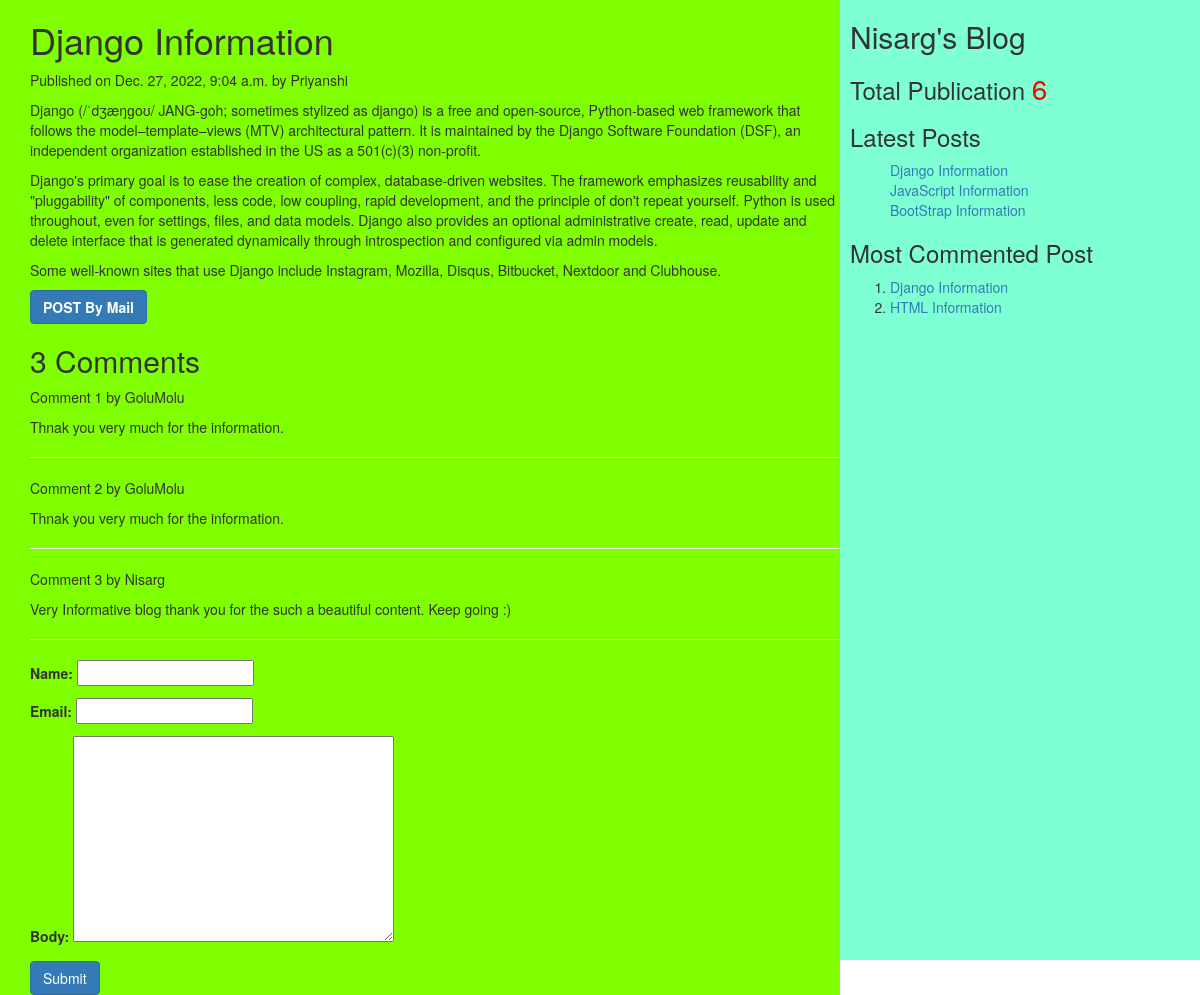
The app's page /2022/12/27/django-information/ with its own data.
### myApp/models.py (models this page shows, shortened)
class Post(models.Model):
    tags = TaggableManager()
    STATUS_CHOICE = (('draft','Draft'),('published','Published'))
    title = models.CharField(max_length=400)
    slug = models.SlugField(max_length=50, unique_for_date='publish')
    author = models.ForeignKey(User,related_name='blog_posts',on_delete=models.CASCADE)
    body = models.TextField()
    publish = models.DateTimeField(default=timezone.now)
    created = models.DateTimeField(auto_now_add=True)
    updated = models.DateTimeField(auto_now=True)
    status = models.CharField(max_length=20,choices=STATUS_CHOICE,default='draft')
    objects = CustomManager()
    class Meta:
        ordering = ('-publish',)
    def get_absolute_url(self):
        return reverse('post_detail', args=[self.publish.year,self.publish.strftime('%m'),self.publish.strftime('%d'),self.slug])

class Comment(models.Model):
    post = models.ForeignKey(Post,related_name="comments",on_delete=models.CASCADE)
    name = models.CharField(max_length=50)
    email = models.EmailField()
    body = models.TextField()
    created = models.DateTimeField(auto_now_add=True)
    updated = models.DateTimeField(auto_now=True)
    active = models.BooleanField(default=True)
    class Meta:
        ordering = ('created',)

### myApp/views.py (the view, shortened to what this page needs)
# urls.py: url(r'(?P<year>\d{4})/(?P<month>\d{2})/(?P<day>\d{2})/(?P<post>[-\w]+)/$', views.post_detail_view, name='post_detail'),
def post_detail_view(request,year,month,day,post):
    post = get_object_or_404(Post,slug=post,publish__year=year,publish__month=month,publish__day=day)
    comments = post.comments.filter(active = True)
    csubmit = False
    form = CommentForm()
    d = {'post' : post, 'form' : form, 'csubmit' : csubmit, 'comments' : comments}
    return render(request, 'myApp/post_detail.html',d)

### myApp/forms.py
class CommentForm(forms.ModelForm):
    class Meta:
        model=Comment
        fields=('name','email','body')

### myApp/models.py (called while the page is built)
    def get_queryset(self):
        return super().get_queryset().filter(status='published')

### myApp/templatetags/mytags.py (called while the page is built)
@register.simple_tag # using register variable we are accessing simple_tag
def total_posts():
    return Post.objects.count() # return total no. of posts

@register.inclusion_tag('myApp/latest_post.html')
def show_latest_posts(count = 3):
    latest_posts = Post.objects.order_by('-publish')[:count] #collect the posts based on latest published date wrt specified count
    return {'latest_posts' : latest_posts}

@register.simple_tag
def get_most_commented_posts(count = 2):
    return Post.objects.annotate(total_comments = Count('comments')).order_by('-total_comments')[:count]

### templates/myApp/post_detail.html (shortened to what this page needs)
<!DOCTYPE html>
<html lang="en">
    {% extends 'myApp/parent.html' %}
    {% block content_block %}
    <h1>{{post.title}}</h1>
    <p>Published on {{post.publish}} by {{post.author|title}}</p>
    {{post.body|linebreaks}}
    <a href="/{{post.id}}/share" class="btn btn-primary"> <b>POST By Mail</b></a>
    {% with comments.count as comments_count %}
    <h2>{{comments_count}} Comment{{comments_count|pluralize}} </h2>
    {% endwith %}
    {% if comments %}
    {% for c in comments %}
    <p>Comment {{forloop.counter}} by {{c.name}}</p>
    <div> {{c.body|linebreaks}} </div>
    <hr>
    {% endfor %}
    {% else %}
    <p style="color: navy; font-size: 30px; font-style: italic; border-bottom: 2px solid red;">There are no comments </p>
    {% endif %}
    {% if csubmit %}
    <h2>Thank you...Your comment has been added successfully!!!</h2>
    {% else %}
    <form method="post">
        {{form.as_p}}
        <input type="submit" class="btn btn-primary" value="Submit">
    </form>
    {% endif %}
    {% endblock %}

### templates/myApp/parent.html (shortened to what this page needs)
<!DOCTYPE html>
<html lang="en">
    {% load mytags %}
<head>
    <link rel="stylesheet" href="https://cdn.jsdelivr.net/npm/bootstrap@3.3.7/dist/css/bootstrap.min.css">
</head>
<body>
    <div class="content" style="width: 70%; float: left;background-color: chartreuse;height: auto; padding: 0 0 0 30px;">
        {% block content_block %}
        {% endblock %}
    </div>
    <div class="sidebar" style="width: 30%; float: right;background-color: aquamarine;height: 120vh; padding: 0 0 0 10px;">
        <h2>Nisarg's Blog</h2>
        <h3>
            Total Publication
            <span style="color: red; font-size: 28px;">
                {% total_posts %}
            </span>
                <h3>Latest Posts</h3>
                {% show_latest_posts %}
                <h3>Most Commented Post</h3>
                {% get_most_commented_posts as m%}
                <ol>
                    {% for post in m %}
                    <li><a href=" {{post.get_absolute_url}} "> {{post.title}}</a></li>
                    {% endfor %}
                </ol>
        </h3>
    </div>
</body>
</html>

### templates/myApp/latest_post.html (shortened to what this page needs)
<!DOCTYPE html>
<html lang="en">
<head>
</head>
<body>
    <ol>
        {% for post in latest_posts %}
        <a href=" {{post.get_absolute_url}} ">{{post.title}}</a><br>
        {% endfor %}
    </ol>
</body>
</html>

### records on screen
Post: title "Django Information", publish "Dec. 27, 2022, 9:04 a.m.", author "Priyanshi", body "Django (/ˈdʒæŋɡoʊ/ JANG-goh; sometimes stylized as django) is a free and open-source, Python-based web framework that follows the model–template–views (MTV) architectural pattern. It is maintained by the Django Software Foundation (DSF), an independent organization established in the US as a 501(c)(3) non-profit. Django's primary goal is to ease the creation of complex, database-driven websites. The framework emphasizes reusability and \"pluggability\" of components, less code, low coupling, rapid development, and the principle of don't repeat yourself. Python is used throughout, even for settings, files, and data models. Django also provides an optional administrative create, read, update…"
Comment: name "GoluMolu", body "Thnak you very much for the information."
Comment: name "GoluMolu", body "Thnak you very much for the information."
Comment: name "Nisarg", body "Very Informative blog thank you for the such a beautiful content. Keep going :)"
Post: title "JavaScript Information"
Post: title "BootStrap Information"
Post: title "HTML Information"

### other values on screen
{{ comments_count }} "3"
